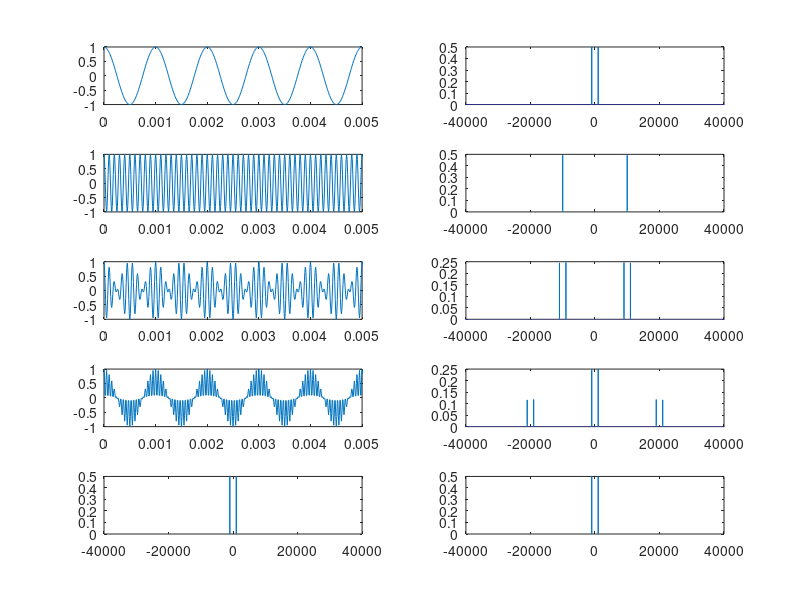

Source code (MATLAB):
clear all; close all; clc;
pkg load signal;

fs = 1e5;
ts = 1/fs;

f1 = 1e3;
A1 = 1;

f2 = 10e3;
A2 = 1;

t = [0 : ts : 1];
m_t = A1 * cos(2*pi*f1*t);
c_t = A2 * cos(2*pi*f2*t);
s_t = m_t .* c_t;
r_t = s_t .* c_t;

passo_f = 1;
f = [-fs/2 : passo_f : fs/2];
M_f = fftshift(fft(m_t) / length(m_t));
C_f = fftshift(fft(c_t) / length(c_t));
S_f = fftshift(fft(s_t) / length(s_t));
R_f = fftshift(fft(r_t) / length(r_t));

f_cut = 2e3;
filtro_pb = [zeros(1, fs/2 - f_cut/2) ones(1, f_cut + 1) zeros(1, fs/2 - f_cut/2)];

M_f_hat = 2 * R_f .* filtro_pb;
m_t_hat = ifft(ifftshift(M_f_hat)) * length(M_f_hat);

figure(1)
subplot(5, 2, 1)
plot(t, m_t)
xlim([0 5*(1/f1)])

subplot(5, 2, 3)
plot(t, c_t)
xlim([0 5*(1/f1)])

subplot(5, 2, 5)
plot(t, s_t)
xlim([0 5*(1/f1)])

subplot(5, 2, 7)
plot(t, r_t)
xlim([0 5*(1/f1)])

subplot(5, 2, 9)
plot(f, abs(M_f))
xlim([-4*f2 4*f2])

subplot(5, 2, 2)
plot(f, abs(M_f))
xlim([-4*f2 4*f2])

subplot(5, 2, 4)
plot(f, abs(C_f))
xlim([-4*f2 4*f2])

subplot(5, 2, 6)
plot(f, abs(S_f))
xlim([-4*f2 4*f2])

subplot(5, 2, 8)
plot(f, abs(R_f))
xlim([-4*f2 4*f2])

subplot(5, 2, 10)
plot(f, abs(M_f_hat))
xlim([-4*f2 4*f2])